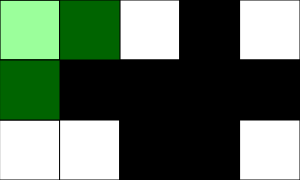
Frame 1 (no input)
Frame 60 (no input): identical to frame 1, image omitted
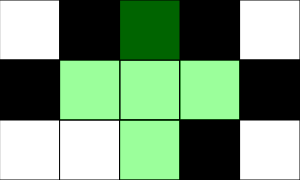
Frame 120 (the mouse pressed at the canvas centre since frame 60)

The p5.js sketch that drew these frames (run headless with seeded random() and noise() and a simulated clock; from frame 60 on, the mouse is pressed at the canvas centre):

// p5.js sketch
// ── sketch.js
// Puzzle Game
// Alyssa Maitland
// Apr.2, 2025
// Make a puzzle that can be solved by clicking the mouse button

//0 255
let grid =[[0, 0, 255, 255, 0],[255, 255, 0, 255, 0],[0, 0, 0, 255, 0]];
let squareSize = 60;
const NUM_ROWS = 3; 
const NUM_COLS = 5;
let sumOfColor;
let space = 0;

function setup() {
  createCanvas(NUM_COLS * squareSize, NUM_ROWS * squareSize);
  randomizedBoard();
}

function renderGrid() {
  // interpret the information in the 2D array, and draw
  // a grid of colors on the screen to reflect it.
  for (let y = 0; y < NUM_ROWS; y++) {
    //cycle through columns
    for (let x = 0; x < NUM_COLS; x++) {
      //cycle through rows
      let fillColor = grid[y][x];
      sumOfColor =+ fillColor;
      fill(fillColor);
      square(x * squareSize, y * squareSize, squareSize);
    }
  }
}

function winCondition(){
  //when the grid is one color show you win text
  for (let y = 0; y < NUM_ROWS; y++) {
    //cycle through columns
    for (let x = 0; x < NUM_COLS; x++) {
      //cycle through rows
      sumOfColor += grid[y][x];
    }
  }
  fill(255,0,0);
  textSize(75);
  if(sumOfColor/15 === 0 || sumOfColor/15 === 272){
    //when the grid is all the same colour display you win!
    text('you win!', 15,100);
  }
}

function randomizedBoard(){
  //makes the board a random pattern to start
  for (let y = 0; y < NUM_ROWS; y++) {
    //cycle through columns
    for (let x = 0; x < NUM_COLS; x++) {
      //cycle through rows
      let ranColor = floor(random(2));
      if(ranColor === 1){
        //if the the ranColour returns a 1 then colour that square white
        fill(255)
        grid[y][x] = 255;
        square(x * squareSize, y * squareSize, squareSize);
      }
      else{
        //if the the ranColour returns something other than 1 then colour that square black
        fill(0);
        grid[y][x] = 0;
        square(x * squareSize, y * squareSize, squareSize);
      }
    }
  }
}

function getCurrentY() {
  //determine current row of the mouse position
  let constrainedY = constrain(mouseY, 0, height - 1);
  return floor(constrainedY / squareSize);
}

function getCurrentX() {
  //determine current col of the mouse position
  let constrainedX = constrain(mouseX, 0, width - 1);
  return floor(constrainedX / squareSize);
}

function mousePressed() {
  //flip current tile to a random greyscale value
  //only do something if mouseX/mouseY are on canvas
  let x = getCurrentX();
  let y = getCurrentY();
  //always: flip 'current' tile
  flip(x,y);

  //sometimes: (depending on position) flip the neightbours
  if(keyIsDown(ALT) === false && space === 0){
    // when space is 0 flip as a plus
    if(y > 0){
      flip(x, y-1) //North
    }
    if(y < NUM_ROWS-1){
     flip(x, y+1) //South
    }
    if(x > 0){
      flip(x-1, y) //West
    }
    if(x < NUM_COLS-1){
      flip(x+1, y) //East
    }
  }
  if(keyIsDown(ALT) === false && space === 1){
    // when space is 1 flip as a square
    if(y < NUM_ROWS-1){
     flip(x, y+1) //South
    }
    if(x > 0){
      flip(x-1, y) //West
    }
    if(x < NUM_COLS){
      flip(x-1, y+1) //Southwest
    }
  }
}

function flip(x,y){
  //take a tile and invert its value
  if(grid[y][x] === 0){
    //if the tile is black turn white
    grid[y][x] = 255;
  }
  else{
    //if the tile is white turn black
    grid[y][x] = 0;
  }
}

function overlay(){
  //make an overlay of the tile that will be turned
  let x = getCurrentX();
  let y = getCurrentY();

  fill(0,255,0,100); //transparent green
  if(space === 0){
    //overlay for the plus
    square(x * squareSize, y * squareSize, squareSize); //center
    square((x-1)*squareSize, y * squareSize, squareSize); //west
    square((x+1)*squareSize, y * squareSize, squareSize); //east
    square(x * squareSize, (y-1) * squareSize, squareSize); //south
    square(x * squareSize, (y+1) * squareSize, squareSize); //north
  }
  if(space === 1){
    //overlay for the square
    square(x * squareSize, y * squareSize, squareSize); //center
    square((x-1)*squareSize, y * squareSize, squareSize); //west
    square(x * squareSize, (y+1) * squareSize, squareSize); //south
    square((x-1) * squareSize, (y+1) * squareSize, squareSize); //southwest
  }
}

function draw() {
  renderGrid();
  winCondition();
  overlay();
}

function keyReleased() {
  //called when key is pressed
  if(key === ' ' && space === 0){
    //when the spacebar is pressed and space is 0 switch to the 1
    space = 1; 
  }
  else if(key === ' ' && space === 1){
    //when the spacebar is pressed and space is 1 switch to the 0
    space = 0;
  } 
} 
